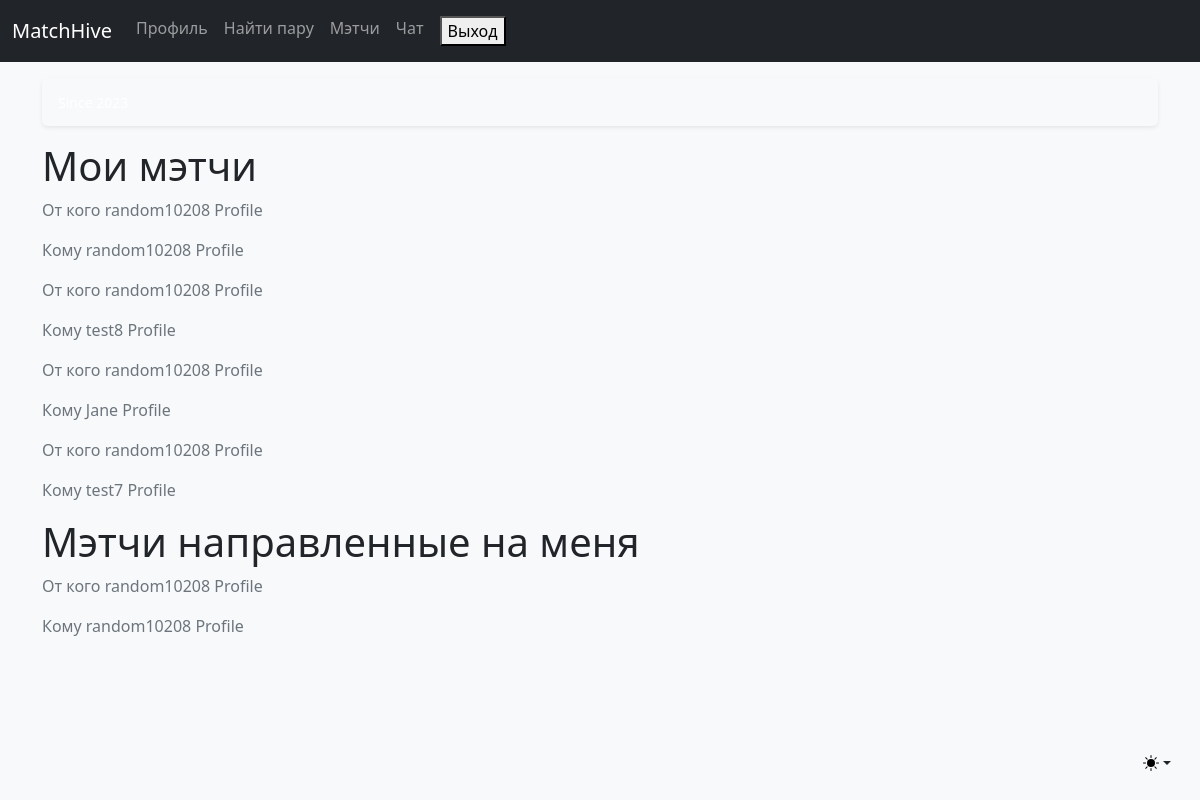
/hive/match (signed in), run on the app's committed database.
### users/models.py (models this page shows, shortened)
class Friendship(models.Model):
    from_friend = models.ForeignKey(Profile, blank=True, on_delete=models.CASCADE, related_name="from_friends",)
    to_friend = models.ForeignKey(Profile, blank=True,on_delete=models.CASCADE,related_name="friends",)

class Profile(models.Model):
    user = models.OneToOneField(User, on_delete=models.CASCADE)
    firstname = models.CharField(max_length=200, db_index=True,)
    lastname = models.CharField(max_length=200)
    gender = models.CharField(max_length=200, choices=GENDER_CHOICES, default='Мужчина')
    image = models.ImageField(default='default.jpg', upload_to='profile_pics')
    image2 = models.ImageField(default='default2.jpg')
    def __str__(self):
        return f'{self.user.username} Profile'

### users/views.py (the view)
# urls.py: path('match', user_views.match, name='match'),
def match(request):
    instance = request.user.profile
    matches = Friendship.objects.filter(from_friend=instance)
    matches_to_me = Friendship.objects.filter(to_friend=instance)
    return render(request, 'users/match.html', {'matches': matches, 'matches_to_me': matches_to_me})

### users/templates/users/match.html (shortened to what this page needs)
{% extends "users/base.html" %}
{% block content %}
<h1>Мои мэтчи</h1>
    {% for match in matches %}
        <div class="media">
			<p class="text-secondary">От кого {{ match.from_friend }}</p>
			<p class="text-secondary">Кому {{ match.to_friend }}</p>
        </div>
    {% endfor %}
<h1>Мэтчи направленные на меня</h1>
{% for el in matches_to_me %}
        <div class="media">
			<p class="text-secondary">От кого {{ el.from_friend }}</p>
			<p class="text-secondary">Кому {{ el.to_friend }}</p>
        </div>
    {% endfor %}
{% endblock content %}

### data on the page
Friendship: from_friend "random10208 Profile", to_friend "random10208 Profile"
Friendship: from_friend "random10208 Profile", to_friend "test8 Profile"
Friendship: from_friend "random10208 Profile", to_friend "Jane Profile"
Friendship: from_friend "random10208 Profile", to_friend "test7 Profile"
